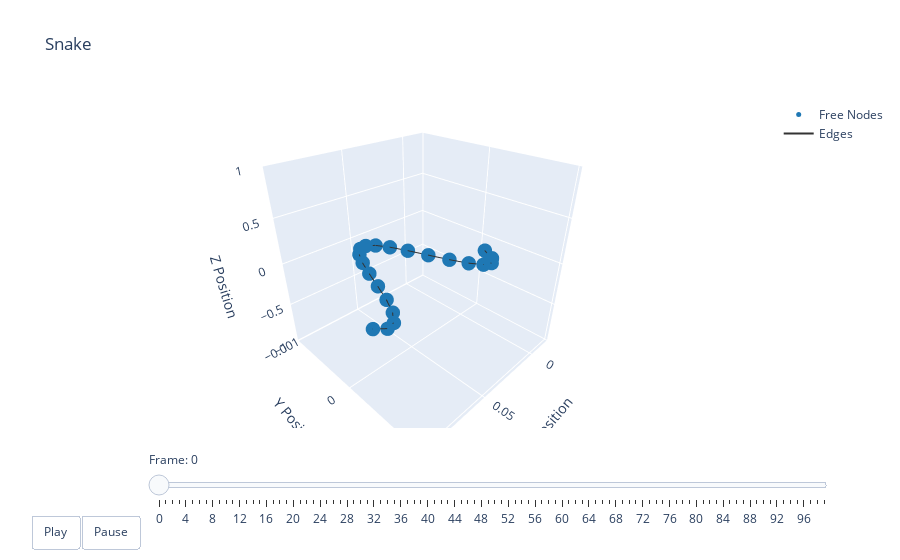

This figure's notebook cell:
### Code cell
t = np.arange(robot.sim_params.total_time, step=robot.sim_params.dt)
options = dismech.AnimationOptions(title='Snake')

fig = dismech.get_interactive_animation_plotly(robot, t, qs, options)
fig.show()

### Figure 1 — Plotly figure (JSON) as saved in the notebook; plotly's stock layout.template omitted (floating-point values rounded to 4 significant figures)
{"data": [{"marker": {"color": "#1f78b4", "size": 5}, "mode": "markers", "name": "Free Nodes", "type": "scatter3d", "x": [3.075e-05, 0.005028, 0.01003, 0.01503, 0.02003, 0.02502, 0.03002, 0.03501, 0.04001, 0.04501, 0.05, 0.055, 0.06, 0.065, 0.07, 0.07499, 0.07999, 0.08498, 0.08998, 0.09498, 0.09998], "y": [0.0002814, 0.0004399, 0.000499, 0.0004595, 0.0003336, 0.0001434, -8.255e-05, -0.000312, -0.0005132, -0.0006589, -0.0007293, -0.0007147, -0.0006168, -0.0004481, -0.0002306, 6.897e-06, 0.0002321, 0.0004136, 0.000524, 0.000544, 0.0004644], "z": [0.0, -0.0, -0.0, -0.0, -0.0, -0.0, -0.0, -0.0, -0.0, -0.0, 0.0, 0.0, 0.0, 0.0, 0.0, 0.0, 0.0, 0.0, 0.0, 0.0, 0.0]}, {"marker": {"color": "#e31a1c", "size": 5}, "mode": "markers", "name": "Fixed Nodes", "type": "scatter3d", "x": [], "y": [], "z": []}, {"line": {"color": "#333333", "width": 2}, "mode": "lines", "name": "Edges", "type": "scatter3d", "x": [3.075e-05, 0.005028, null, 0.005028, 0.01003, null, 0.01003, 0.01503, null, 0.01503, 0.02003, null, 0.02003, 0.02502, null, 0.02502, 0.03002, null, 0.03002, 0.03501, null, 0.03501, 0.04001, null, 0.04001, 0.04501, null, 0.04501, 0.05, null, 0.05, 0.055, null, 0.055, 0.06, null, 0.06, 0.065, null, 0.065, 0.07, null, 0.07, 0.07499, null, 0.07499, 0.07999, null, 0.07999, 0.08498, null, 0.08498, 0.08998, null, 0.08998, 0.09498, null, 0.09498, 0.09998, null], "y": [0.0002814, 0.0004399, null, 0.0004399, 0.000499, null, 0.000499, 0.0004595, null, 0.0004595, 0.0003336, null, 0.0003336, 0.0001434, null, 0.0001434, -8.255e-05, null, -8.255e-05, -0.000312, null, -0.000312, -0.0005132, null, -0.0005132, -0.0006589, null, -0.0006589, -0.0007293, null, -0.0007293, -0.0007147, null, -0.0007147, -0.0006168, null, -0.0006168, -0.0004481, null, -0.0004481, -0.0002306, null, -0.0002306, 6.897e-06, null, 6.897e-06, 0.0002321, null, 0.0002321, 0.0004136, null, 0.0004136, 0.000524, null, 0.000524, 0.000544, null, 0.000544, 0.0004644, null], "z": [0, 0, null, 0, 0, null, 0, 0, null, 0, 0, null, 0, 0, null, 0, 0, null, 0, 0, null, 0, 0, null, 0, 0, null, 0, 0, null, 0, 0, null, 0, 0, null, 0, 0, null, 0, 0, null, 0, 0, null, 0, 0, null, 0, 0, null, 0, 0, null, 0, 0, null, 0, 0, null]}, {"color": "rgba(166, 206, 227, 0.7)", "i": [], "j": [], "k": [], "name": "Faces", "opacity": 0.7, "showscale": false, "type": "mesh3d", "x": [3.075e-05, 0.005028, 0.01003, 0.01503, 0.02003, 0.02502, 0.03002, 0.03501, 0.04001, 0.04501, 0.05, 0.055, 0.06, 0.065, 0.07, 0.07499, 0.07999, 0.08498, 0.08998, 0.09498, 0.09998], "y": [0.0002814, 0.0004399, 0.000499, 0.0004595, 0.0003336, 0.0001434, -8.255e-05, -0.000312, -0.0005132, -0.0006589, -0.0007293, -0.0007147, -0.0006168, -0.0004481, -0.0002306, 6.897e-06, 0.0002321, 0.0004136, 0.000524, 0.000544, 0.0004644], "z": [0.0, -0.0, -0.0, -0.0, -0.0, -0.0, -0.0, -0.0, -0.0, -0.0, 0.0, 0.0, 0.0, 0.0, 0.0, 0.0, 0.0, 0.0, 0.0, 0.0, 0.0]}], "layout": {"scene": {"camera": {"eye": {"x": 1.225, "y": 1.225, "z": 1.0}}, "xaxis": {"range": [-0.0192, 0.09998], "title": {"text": "X Position"}}, "yaxis": {"range": [-0.001009, 0.001029], "title": {"text": "Y Position"}}, "zaxis": {"range": [0, 0], "title": {"text": "Z Position"}}}, "sliders": [{"currentvalue": {"prefix": "Frame: "}, "steps": [{"args": [["0"], {"frame": {"duration": 50, "redraw": true}, "mode": "immediate"}], "label": "0", "method": "animate"}, {"args": [["1"], {"frame": {"duration": 50, "redraw": true}, "mode": "immediate"}], "label": "1", "method": "animate"}, {"args": [["2"], {"frame": {"duration": 50, "redraw": true}, "mode": "immediate"}], "label": "2", "method": "animate"}, {"args": [["3"], {"frame": {"duration": 50, "redraw": true}, "mode": "immediate"}], "label": "3", "method": "animate"}, {"args": [["4"], {"frame": {"duration": 50, "redraw": true}, "mode": "immediate"}], "label": "4", "method": "animate"}, {"args": [["5"], {"frame": {"duration": 50, "redraw": true}, "mode": "immediate"}], "label": "5", "method": "animate"}, {"args": [["6"], {"frame": {"duration": 50, "redraw": true}, "mode": "immediate"}], "label": "6", "method": "animate"}, {"args": [["7"], {"frame": {"duration": 50, "redraw": true}, "mode": "immediate"}], "label": "7", "method": "animate"}, {"args": [["8"], {"frame": {"duration": 50, "redraw": true}, "mode": "immediate"}], "label": "8", "method": "animate"}, {"args": [["9"], {"frame": {"duration": 50, "redraw": true}, "mode": "immediate"}], "label": "9", "method": "animate"}, {"args": [["10"], {"frame": {"duration": 50, "redraw": true}, "mode": "immediate"}], "label": "10", "method": "animate"}, {"args": [["11"], {"frame": {"duration": 50, "redraw": true}, "mode": "immediate"}], "label": "11", "method": "animate"}, {"args": [["12"], {"frame": {"duration": 50, "redraw": true}, "mode": "immediate"}], "label": "12", "method": "animate"}, {"args": [["13"], {"frame": {"duration": 50, "redraw": true}, "mode": "immediate"}], "label": "13", "method": "animate"}, {"args": [["14"], {"frame": {"duration": 50, "redraw": true}, "mode": "immediate"}], "label": "14", "method": "animate"}, {"args": [["15"], {"frame": {"duration": 50, "redraw": true}, "mode": "immediate"}], "label": "15", "method": "animate"}, {"args": [["16"], {"frame": {"duration": 50, "redraw": true}, "mode": "immediate"}], "label": "16", "method": "animate"}, {"args": [["17"], {"frame": {"duration": 50, "redraw": true}, "mode": "immediate"}], "label": "17", "method": "animate"}, {"args": [["18"], {"frame": {"duration": 50, "redraw": true}, "mode": "immediate"}], "label": "18", "method": "animate"}, {"args": [["19"], {"frame": {"duration": 50, "redraw": true}, "mode": "immediate"}], "label": "19", "method": "animate"}, {"args": [["20"], {"frame": {"duration": 50, "redraw": true}, "mode": "immediate"}], "label": "20", "method": "animate"}, {"args": [["21"], {"frame": {"duration": 50, "redraw": true}, "mode": "immediate"}], "label": "21", "method": "animate"}, {"args": [["22"], {"frame": {"duration": 50, "redraw": true}, "mode": "immediate"}], "label": "22", "method": "animate"}, {"args": [["23"], {"frame": {"duration": 50, "redraw": true}, "mode": "immediate"}], "label": "23", "method": "animate"}, {"args": [["24"], {"frame": {"duration": 50, "redraw": true}, "mode": "immediate"}], "label": "24", "method": "animate"}, {"args": [["25"], {"frame": {"duration": 50, "redraw": true}, "mode": "immediate"}], "label": "25", "method": "animate"}, {"args": [["26"], {"frame": {"duration": 50, "redraw": true}, "mode": "immediate"}], "label": "26", "method": "animate"}, {"args": [["27"], {"frame": {"duration": 50, "redraw": true}, "mode": "immediate"}], "label": "27", "method": "animate"}, {"args": [["28"], {"frame": {"duration": 50, "redraw": true}, "mode": "immediate"}], "label": "28", "method": "animate"}, {"args": [["29"], {"frame": {"duration": 50, "redraw": true}, "mode": "immediate"}], "label": "29", "method": "animate"}, {"args": [["30"], {"frame": {"duration": 50, "redraw": true}, "mode": "immediate"}], "label": "30", "method": "animate"}, {"args": [["31"], {"frame": {"duration": 50, "redraw": true}, "mode": "immediate"}], "label": "31", "method": "animate"}, {"args": [["32"], {"frame": {"duration": 50, "redraw": true}, "mode": "immediate"}], "label": "32", "method": "animate"}, {"args": [["33"], {"frame": {"duration": 50, "redraw": true}, "mode": "immediate"}], "label": "33", "method": "animate"}, {"args": [["34"], {"frame": {"duration": 50, "redraw": true}, "mode": "immediate"}], "label": "34", "method": "animate"}, {"args": [["35"], {"frame": {"duration": 50, "redraw": true}, "mode": "immediate"}], "label": "35", "method": "animate"}, {"args": [["36"], {"frame": {"duration": 50, "redraw": true}, "mode": "immediate"}], "label": "36", "method": "animate"}, {"args": [["37"], {"frame": {"duration": 50, "redraw": true}, "mode": "immediate"}], "label": "37", "method": "animate"}, {"args": [["38"], {"frame": {"duration": 50, "redraw": true}, "mode": "immediate"}], "label": "38", "method": "animate"}, {"args": [["39"], {"frame": {"duration": 50, "redraw": true}, "mode": "immediate"}], "label": "39", "method": "animate"}, {"args": [["40"], {"frame": {"duration": 50, "redraw": true}, "mode": "immediate"}], "label": "40", "method": "animate"}, {"args": [["41"], {"frame": {"duration": 50, "redraw": true}, "mode": "immediate"}], "label": "41", "method": "animate"}, {"args": [["42"], {"frame": {"duration": 50, "redraw": true}, "mode": "immediate"}], "label": "42", "method": "animate"}, {"args": [["43"], {"frame": {"duration": 50, "redraw": true}, "mode": "immediate"}], "label": "43", "method": "animate"}, {"args": [["44"], {"frame": {"duration": 50, "redraw": true}, "mode": "immediate"}], "label": "44", "method": "animate"}, {"args": [["45"], {"frame": {"duration": 50, "redraw": true}, "mode": "immediate"}], "label": "45", "method": "animate"}, {"args": [["46"], {"frame": {"duration": 50, "redraw": true}, "mode": "immediate"}], "label": "46", "method": "animate"}, {"args": [["47"], {"frame": {"duration": 50, "redraw": true}, "mode": "immediate"}], "label": "47", "method": "animate"}, {"args": [["48"], {"frame": {"duration": 50, "redraw": true}, "mode": "immediate"}], "label": "48", "method": "animate"}, {"args": [["49"], {"frame": {"duration": 50, "redraw": true}, "mode": "immediate"}], "label": "49", "method": "animate"}, {"args": [["50"], {"frame": {"duration": 50, "redraw": true}, "mode": "immediate"}], "label": "50", "method": "animate"}, {"args": [["51"], {"frame": {"duration": 50, "redraw": true}, "mode": "immediate"}], "label": "51", "method": "animate"}, {"args": [["52"], {"frame": {"duration": 50, "redraw": true}, "mode": "immediate"}], "label": "52", "method": "animate"}, {"args": [["53"], {"frame": {"duration": 50, "redraw": true}, "mode": "immediate"}], "label": "53", "method": "animate"}, {"args": [["54"], {"frame": {"duration": 50, "redraw": true}, "mode": "immediate"}], "label": "54", "method": "animate"}, {"args": [["55"], {"frame": {"duration": 50, "redraw": true}, "mode": "immediate"}], "label": "55", "method": "animate"}, {"args": [["56"], {"frame": {"duration": 50, "redraw": true}, "mode": "immediate"}], "label": "56", "method": "animate"}, {"args": [["57"], {"frame": {"duration": 50, "redraw": true}, "mode": "immediate"}], "label": "57", "method": "animate"}, {"args": [["58"], {"frame": {"duration": 50, "redraw": true}, "mode": "immediate"}], "label": "58", "method": "animate"}, {"args": [["59"], {"frame": {"duration": 50, "redraw": true}, "mode": "immediate"}], "label": "59", "method": "animate"}, {"args": [["60"], {"frame": {"duration": 50, "redraw": true}, "mode": "immediate"}], "label": "60", "method": "animate"}, {"args": [["61"], {"frame": {"duration": 50, "redraw": true}, "mode": "immediate"}], "label": "61", "method": "animate"}, {"args": [["62"], {"frame": {"duration": 50, "redraw": true}, "mode": "immediate"}], "label": "62", "method": "animate"}, {"args": [["63"], {"frame": {"duration": 50, "redraw": true}, "mode": "immediate"}], "label": "63", "method": "animate"}, {"args": [["64"], {"frame": {"duration": 50, "redraw": true}, "mode": "immediate"}], "label": "64", "method": "animate"}, {"args": [["65"], {"frame": {"duration": 50, "redraw": true}, "mode": "immediate"}], "label": "65", "method": "animate"}, {"args": [["66"], {"frame": {"duration": 50, "redraw": true}, "mode": "immediate"}], "label": "66", "method": "animate"}, {"args": [["67"], {"frame": {"duration": 50, "redraw": true}, "mode": "immediate"}], "label": "67", "method": "animate"}, {"args": [["68"], {"frame": {"duration": 50, "redraw": true}, "mode": "immediate"}], "label": "68", "method": "animate"}, {"args": [["69"], {"frame": {"duration": 50, "redraw": true}, "mode": "immediate"}], "label": "69", "method": "animate"}, {"args": [["70"], {"frame": {"duration": 50, "redraw": true}, "mode": "immediate"}], "label": "70", "method": "animate"}, {"args": [["71"], {"frame": {"duration": 50, "redraw": true}, "mode": "immediate"}], "label": "71", "method": "animate"}, {"args": [["72"], {"frame": {"duration": 50, "redraw": true}, "mode": "immediate"}], "label": "72", "method": "animate"}, {"args": [["73"], {"frame": {"duration": 50, "redraw": true}, "mode": "immediate"}], "label": "73", "method": "animate"}, {"args": [["74"], {"frame": {"duration": 50, "redraw": true}, "mode": "immediate"}], "label": "74", "method": "animate"}, {"args": [["75"], {"frame": {"duration": 50, "redraw": true}, "mode": "immediate"}], "label": "75", "method": "animate"}, {"args": [["76"], {"frame": {"duration": 50, "redraw": true}, "mode": "immediate"}], "label": "76", "method": "animate"}, {"args": [["77"], {"frame": {"duration": 50, "redraw": true}, "mode": "immediate"}], "label": "77", "method": "animate"}, {"args": [["78"], {"frame": {"duration": 50, "redraw": true}, "mode": "immediate"}], "label": "78", "method": "animate"}, {"args": [["79"], {"frame": {"duration": 50, "redraw": true}, "mode": "immediate"}], "label": "79", "method": "animate"}, {"args": [["80"], {"frame": {"duration": 50, "redraw": true}, "mode": "immediate"}], "label": "80", "method": "animate"}, {"args": [["81"], {"frame": {"duration": 50, "redraw": true}, "mode": "immediate"}], "label": "81", "method": "animate"}, {"args": [["82"], {"frame": {"duration": 50, "redraw": true}, "mode": "immediate"}], "label": "82", "method": "animate"}, {"args": [["83"], {"frame": {"duration": 50, "redraw": true}, "mode": "immediate"}], "label": "83", "method": "animate"}, {"args": [["84"], {"frame": {"duration": 50, "redraw": true}, "mode": "immediate"}], "label": "84", "method": "animate"}, {"args": [["85"], {"frame": {"duration": 50, "redraw": true}, "mode": "immediate"}], "label": "85", "method": "animate"}, {"args": [["86"], {"frame": {"duration": 50, "redraw": true}, "mode": "immediate"}], "label": "86", "method": "animate"}, {"args": [["87"], {"frame": {"duration": 50, "redraw": true}, "mode": "immediate"}], "label": "87", "method": "animate"}, {"args": [["88"], {"frame": {"duration": 50, "redraw": true}, "mode": "immediate"}], "label": "88", "method": "animate"}, {"args": [["89"], {"frame": {"duration": 50, "redraw": true}, "mode": "immediate"}], "label": "89", "method": "animate"}, {"args": [["90"], {"frame": {"duration": 50, "redraw": true}, "mode": "immediate"}], "label": "90", "method": "animate"}, {"args": [["91"], {"frame": {"duration": 50, "redraw": true}, "mode": "immediate"}], "label": "91", "method": "animate"}, {"args": [["92"], {"frame": {"duration": 50, "redraw": true}, "mode": "immediate"}], "label": "92", "method": "animate"}, {"args": [["93"], {"frame": {"duration": 50, "redraw": true}, "mode": "immediate"}], "label": "93", "method": "animate"}, {"args": [["94"], {"frame": {"duration": 50, "redraw": true}, "mode": "immediate"}], "label": "94", "method": "animate"}, {"args": [["95"], {"frame": {"duration": 50, "redraw": true}, "mode": "immediate"}], "label": "95", "method": "animate"}, {"args": [["96"], {"frame": {"duration": 50, "redraw": true}, "mode": "immediate"}], "label": "96", "method": "animate"}, {"args": [["97"], {"frame": {"duration": 50, "redraw": true}, "mode": "immediate"}], "label": "97", "method": "animate"}, {"args": [["98"], {"frame": {"duration": 50, "redraw": true}, "mode": "immediate"}], "label": "98", "method": "animate"}, {"args": [["99"], {"frame": {"duration": 50, "redraw": true}, "mode": "immediate"}], "label": "99", "method": "animate"}], "transition": {"duration": 0}, "x": 0.1, "y": 0}], "title": {"text": "Snake"}, "updatemenus": [{"buttons": [{"args": [null, {"frame": {"duration": 50, "redraw": true}, "fromcurrent": true}], "label": "Play", "method": "animate"}, {"args": [[null], {"frame": {"duration": 0, "redraw": true}, "mode": "immediate"}], "label": "Pause", "method": "animate"}], "direction": "left", "pad": {"r": 10, "t": 87}, "showactive": false, "type": "buttons", "x": 0.1, "xanchor": "right", "y": 0, "yanchor": "top"}]}}
